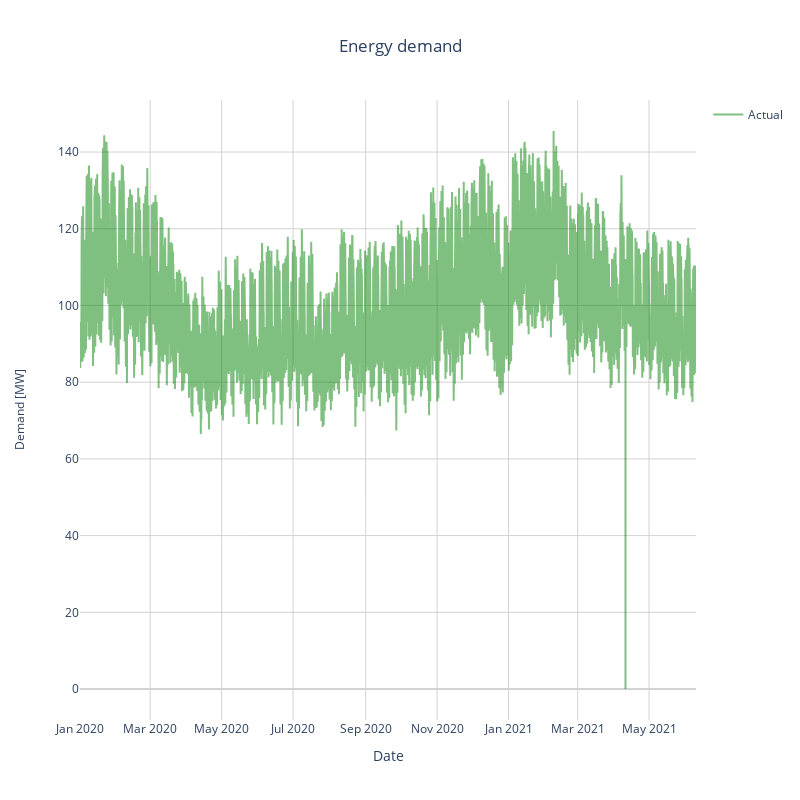

Notebook cell for this chart:
### Code cell
fig = plot_figure_load(energy_data)
fig.show()

### Figure 1 — Plotly figure (JSON) as saved in the notebook; plotly's stock layout.template omitted (floating-point values rounded to 4 significant figures; data arrays with more than 128 entries replaced by an {"elided": "..."} marker saying what was removed)
{"data": [{"legendgroup": "Actual", "line": {"color": "green"}, "name": "Actual", "opacity": 0.5, "showlegend": true, "type": "scatter", "x": {"elided": "50497 str values"}, "y": {"elided": "50497 float values"}}], "layout": {"autosize": false, "height": 800, "paper_bgcolor": "white", "plot_bgcolor": "white", "title": {"text": "Energy demand", "x": 0.5, "xanchor": "center", "y": 0.95, "yanchor": "top"}, "width": 800, "xaxis": {"anchor": "y", "domain": [0, 1], "gridcolor": "lightgrey", "showgrid": true, "title": {"text": "Date"}, "zeroline": true, "zerolinecolor": "lightgrey"}, "yaxis": {"anchor": "x", "domain": [0, 1], "gridcolor": "lightgrey", "showgrid": true, "title": {"font": {"size": 12}, "standoff": 30, "text": "Demand [MW]"}, "zeroline": true, "zerolinecolor": "lightgrey"}}}
